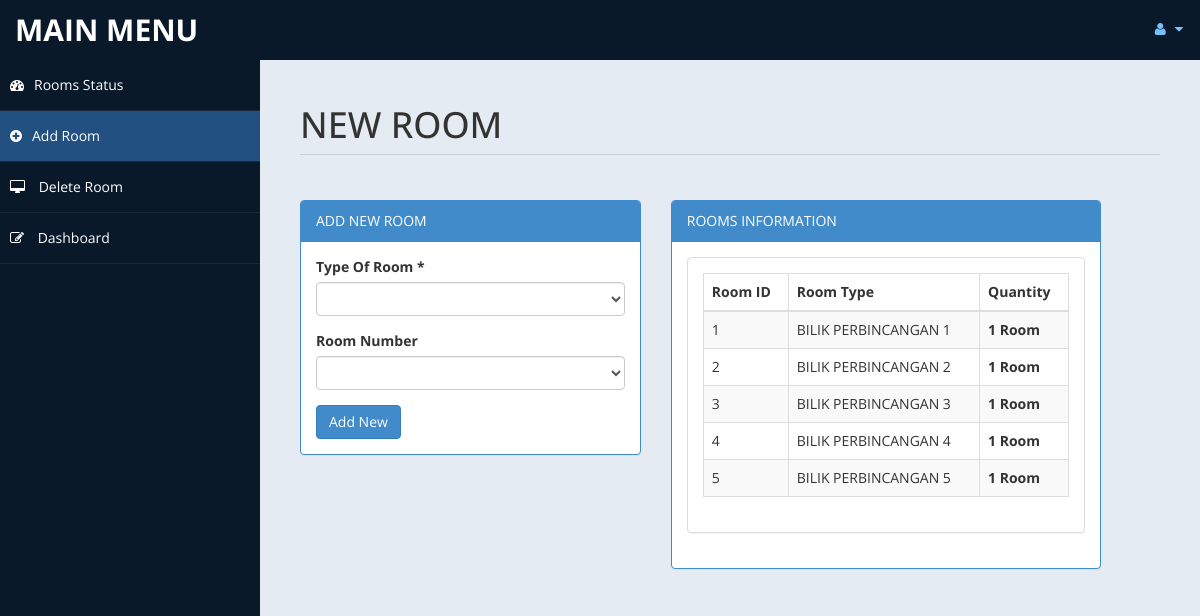
The app's page /admin/room.php (signed in) with its own data.
### tables this page shows
CREATE TABLE `room` (
  `id` int(10) UNSIGNED NOT NULL,
  `type` varchar(25) DEFAULT NULL,
  `quantity` varchar(10) DEFAULT NULL,
  `place` varchar(10) DEFAULT NULL,
  `cusid` int(11) DEFAULT NULL
);

### admin/room.php (the view, shortened to what this page needs)
<!DOCTYPE html>
<html xmlns="http://www.w3.org/1999/xhtml">
<head>
    <link href="assets/css/bootstrap.css" rel="stylesheet" />
    <link href="assets/css/font-awesome.css" rel="stylesheet" />
    <link href="assets/css/custom-styles.css" rel="stylesheet" />
</head>
<body>
    <div id="wrapper">
        <nav class="navbar navbar-default top-navbar" role="navigation">
            <div class="navbar-header">
                <a class="navbar-brand" href="home.php">MAIN MENU </a>
            </div>
            <ul class="nav navbar-top-links navbar-right">
                <li class="dropdown">
                    <a class="dropdown-toggle" data-toggle="dropdown" href="#" aria-expanded="false">
                        <i class="fa fa-user fa-fw"></i> <i class="fa fa-caret-down"></i>
                    </a>
                </li>
            </ul>
        </nav>
        <nav class="navbar-default navbar-side" role="navigation">
            <div class="sidebar-collapse">
                <ul class="nav" id="main-menu">
                    <li>
                        <a  href="settings.php"><i class="fa fa-dashboard"></i>Rooms Status</a>
                    </li>
					<li>
                        <a  class="active-menu" href="room.php"><i class="fa fa-plus-circle"></i>Add Room</a>
                    </li>
                    <li>
                        <a  href="roomdel.php"><i class="fa fa-desktop"></i> Delete Room</a>
                    </li>
					<li>
                        <a   href="home.php"><i class="fa fa-pencil-square-o"></i> Dashboard</a>
                    </li>
            </div>
        </nav>
        <div id="page-wrapper" >
            <div id="page-inner">
			 <div class="row">
                    <div class="col-md-12">
                        <h1 class="page-header">
                           NEW ROOM <small></small>
                        </h1>
                    </div>
                </div>
            <div class="row">
                <div class="col-md-5 col-sm-5">
                    <div class="panel panel-primary">
                        <div class="panel-heading">
                            ADD NEW ROOM
                        </div>
                        <div class="panel-body">
						<form name="form" method="post">
                            <div class="form-group">
                                            <label>Type Of Room *</label>
                                            <select name="troom"  class="form-control" required>
												<option value selected ></option>
                                                <option value="BILIK PERBINCANGAN 6">	BILIK PERBINCANGAN 6</option>
                                            </select>
                              </div>
								<div class="form-group">
                                            <label>Room Number</label>
                                            <select name="quantity" class="form-control" required>
												<option value selected ></option>
                                                <option value="1 room">1 room</option>
                                            </select>
                               </div>
							 <input type="submit" name="add" value="Add New" class="btn btn-primary">
							</form>
							<?php
							 include('db.php');
							?>
                        </div>
                    </div>
                </div>
            <div class="row">
                <div class="col-md-6 col-sm-6">
                    <div class="panel panel-primary">
                        <div class="panel-heading">
                            ROOMS INFORMATION
                        </div>
                        <div class="panel-body">
                    <div class="panel panel-default">
                        <?php
						$sql = "select * from room limit 0,10";
						$re = mysqli_query($con,$sql)
						?>
                        <div class="panel-body">
                            <div class="table-responsive">
                                <table class="table table-striped table-bordered table-hover" id="dataTables-example">
                                    <thead>
                                        <tr>
                                            <th>Room ID</th>
                                            <th>Room Type</th>
											<th>Quantity</th>
                                        </tr>
                                    </thead>
                                    <tbody>
									<?php
										while($row= mysqli_fetch_array($re))
										{
												$id = $row['id'];
											if($id % 2 == 0)
											{
												echo "<tr class=odd gradeX>
													<td>".$row['id']."</td>
													<td>".$row['type']."</td>
												   <th>".$row['quantity']."</th>
												</tr>";
											}
											else
											{
												echo"<tr class=even gradeC>
													<td>".$row['id']."</td>
													<td>".$row['type']."</td>
												   <th>".$row['quantity']."</th>
												</tr>";
											}
										}
									?>
                                    </tbody>
                                </table>
                            </div>
                        </div>
                    </div>
                       </div>
                    </div>
                </div>
            </div>
					</div>
            </div>
        </div>
</body>
</html>

### admin/assets/css/custom-styles.css (style rules this page uses)
body { font-family: 'Open Sans', sans-serif; }
#wrapper { width: 100%; background:#09192A; }
#page-wrapper { padding: 15px 15px; min-height: 600px; background:#E5EBF2; }
#page-inner { width:100%; margin:10px 20px 10px 0px; background-color:transparent; padding:10px; min-height:1200px; }
h1, .h1, h2, .h2, h3, .h3 { margin-top: 7px; margin-bottom: -5px; }
.page-header { padding-bottom: 9px; margin: 10px 0 45px; border-bottom: 1px solid #C7D1DD; }
.top-navbar { margin:0px; }
.top-navbar .navbar-brand { color: #fff; width: 260px; text-align: left; height: 60px; font-size: 30px; font-weight: 700; text-transform: uppercase; line-height: 30px; }
.top-navbar .nav > li { position: relative; display: inline-block; }
.top-navbar .nav > li > a { position: relative; display: block; padding: 19px 15px; color: #77C0FD; }
.active-menu { background-color:#225081!important; }
.sidebar-collapse , .sidebar-collapse .nav { background:none; }
.sidebar-collapse .nav { padding:0; }
.sidebar-collapse .nav > li > a { color:#fff; background:transparent; text-shadow:none; }
.sidebar-collapse > .nav > li > a { padding:15px 10px; }
.sidebar-collapse > .nav > li { border-bottom: 1px solid rgba(107, 108, 109, 0.19); }
.navbar-side { border:none; background-color: transparent; }
.top-navbar { background:#09192A; border-bottom:none; }
.top-navbar .nav > li > a > i { margin-right: 2px; }
.navbar-default { border:0px solid black; }
.navbar-header { background: #09192A; }
.nav > li > a > i { margin-right:10px; }
@media (min-width:768px) { #page-wrapper { margin: 0 0 0 260px; padding: 15px 30px; min-height: 1200px; } }
@media (min-width:768px) { .navbar-side { z-index: 1; position: absolute; width: 260px; } }
@media (min-width:768px) { .navbar { border-radius: 0px; } }

### records on screen
room: id "1", type "BILIK PERBINCANGAN 1", quantity "1 Room"
room: id "2", type "BILIK PERBINCANGAN 2", quantity "1 Room"
room: id "3", type "BILIK PERBINCANGAN 3", quantity "1 Room"
room: id "4", type "BILIK PERBINCANGAN 4", quantity "1 Room"
room: id "5", type "BILIK PERBINCANGAN 5", quantity "1 Room"
